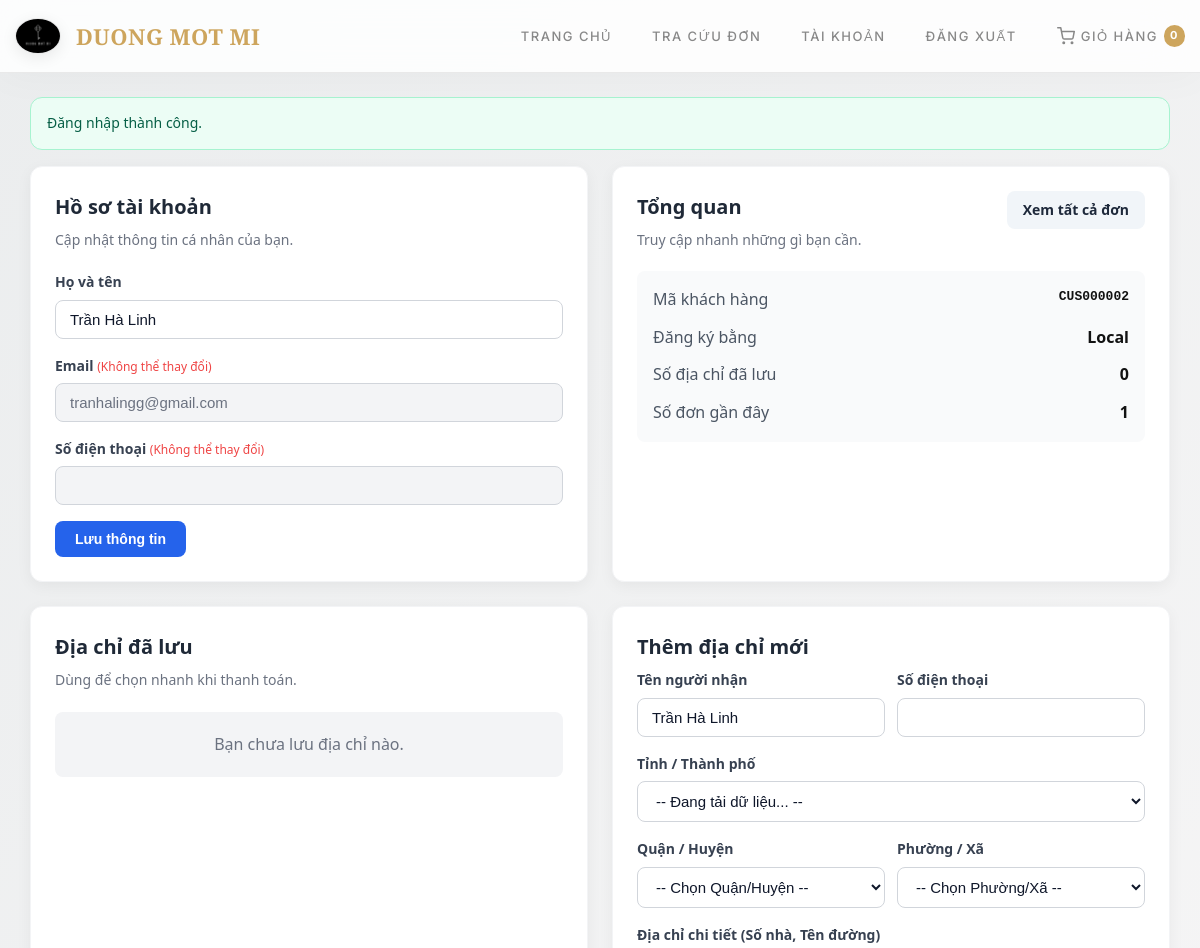
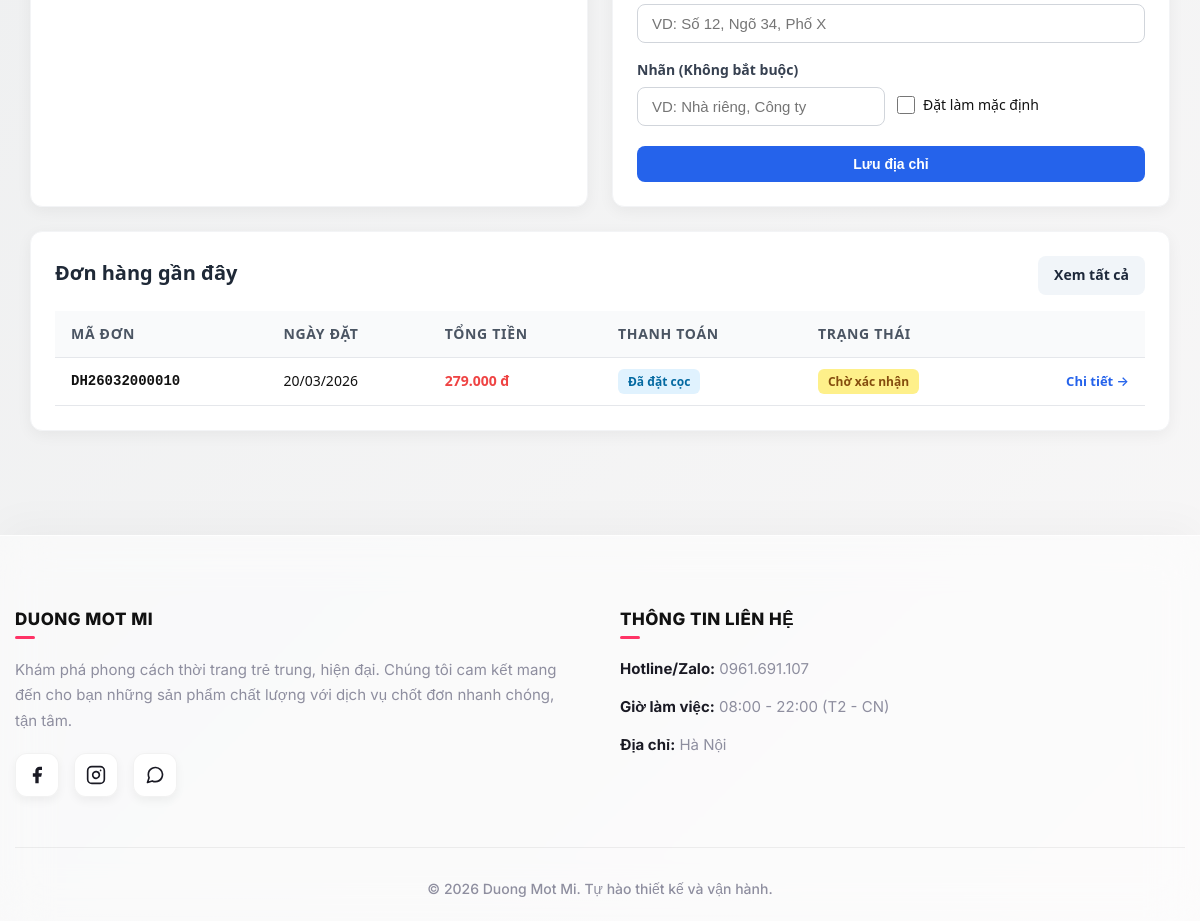
The app's page /customer/account (signed in) with its own data (2 pictures, top to bottom).
### tables this page shows
CREATE TABLE `app_settings` (
  `setting_key` varchar(100) NOT NULL,
  `setting_value` text NOT NULL,
  `updated_at` datetime NOT NULL DEFAULT current_timestamp() ON UPDATE current_timestamp()
);

CREATE TABLE `customers` (
  `id` int(10) UNSIGNED NOT NULL,
  `customer_code` varchar(30) NOT NULL,
  `full_name` varchar(150) NOT NULL,
  `email` varchar(190) DEFAULT NULL,
  `phone` varchar(20) DEFAULT NULL,
  `password_hash` varchar(255) DEFAULT NULL,
  `avatar_url` varchar(500) DEFAULT NULL,
  `birth_date` date DEFAULT NULL,
  `gender` varchar(20) DEFAULT NULL,
  `status` enum('active','locked','disabled') NOT NULL DEFAULT 'active',
  `registered_via` enum('local','google','facebook','admin') NOT NULL DEFAULT 'local',
  `email_verified_at` datetime DEFAULT NULL,
  `phone_verified_at` datetime DEFAULT NULL,
  `last_login_at` datetime DEFAULT NULL,
  `created_at` datetime NOT NULL DEFAULT current_timestamp(),
  `updated_at` datetime NOT NULL DEFAULT current_timestamp() ON UPDATE current_timestamp(),
  `deleted_at` datetime DEFAULT NULL
);

CREATE TABLE `orders` (
  `id` int(10) UNSIGNED NOT NULL,
  `order_code` varchar(30) NOT NULL,
  `customer_id` int(10) UNSIGNED DEFAULT NULL,
  `cart_id` int(10) UNSIGNED DEFAULT NULL,
  `checkout_type` enum('guest','account') NOT NULL,
  `purchase_channel` enum('web','zalo','admin') NOT NULL,
  `note` text DEFAULT NULL,
  `order_source` enum('product','cart','manual') NOT NULL DEFAULT 'product',
  `contact_name` varchar(150) NOT NULL,
  `contact_phone` varchar(20) NOT NULL,
  `contact_email` varchar(190) DEFAULT NULL,
  `customer_note` varchar(500) DEFAULT NULL,
  `internal_note` text DEFAULT NULL,
  `subtotal_amount` decimal(12,2) NOT NULL DEFAULT 0.00,
  `discount_amount` decimal(12,2) NOT NULL DEFAULT 0.00,
  `shipping_fee` decimal(12,2) NOT NULL DEFAULT 0.00,
  `total_amount` decimal(12,2) NOT NULL DEFAULT 0.00,
  `payment_plan` enum('full','deposit_30','zalo_manual') NOT NULL,
  `deposit_rate` decimal(5,2) NOT NULL DEFAULT 0.00,
  `deposit_required_amount` decimal(12,2) NOT NULL DEFAULT 0.00,
  `paid_amount` decimal(12,2) NOT NULL DEFAULT 0.00,
  `remaining_amount` decimal(12,2) NOT NULL DEFAULT 0.00,
  `payment_status` enum('chua_thanh_toan','da_dat_coc','da_thanh_toan','cho_hoan_tien','da_hoan_tien') NOT NULL DEFAULT 'chua_thanh_toan',
  `order_status` enum('cho_xac_nhan','dang_chuan_bi','dang_giao','da_giao','da_huy','tra_hang') NOT NULL DEFAULT 'cho_xac_nhan',
  `guest_access_token` char(64) DEFAULT NULL,
  `request_id` varchar(64) DEFAULT NULL,
  `placed_at` datetime NOT NULL DEFAULT current_timestamp(),
  `confirmed_at` datetime DEFAULT NULL,
  `completed_at` datetime DEFAULT NULL,
  `cancelled_at` datetime DEFAULT NULL,
  `cancel_reason` varchar(255) DEFAULT NULL,
  `created_at` datetime NOT NULL DEFAULT current_timestamp(),
  `updated_at` datetime NOT NULL DEFAULT current_timestamp() ON UPDATE current_timestamp()
);

### customer/account.php (the view, shortened to what the rows shown need)
<?php
require_once __DIR__ . '/../includes/functions.php';
$customer = current_customer();
$pageStylesheets = [BASE_URL . '/assets/shop-upgrade.css'];
$missing = require_upgrade_tables(['customers', 'customer_addresses', 'orders']);
$orders = $missing ? [] : array_slice(get_customer_orders((int)$customer['id']), 0, 5);
require_once __DIR__ . '/../includes/header.php';
?>
<div class="account-shell">
    <div class="grid-2">
        <div class="account-card">
            <h1 class="section-title">Hồ sơ tài khoản</h1>
            <form method="post">
                <div class="form-group">
                    <label class="form-label">Họ và tên</label>
                    <input class="form-control" name="full_name" value="<?= e($customer['full_name'] ?? '') ?>" required>
                </div>
                <div class="form-group">
                    <label class="form-label">Email <span style="color:#ef4444; font-weight:normal; font-size:12px;">(Không thể thay đổi)</span></label>
                    <input type="email" class="form-control" value="<?= e($customer['email'] ?? '') ?>" readonly>
                </div>
            </form>
        </div>
        <div class="account-card">
            <div style="display:flex; justify-content:space-between; align-items:flex-start; margin-bottom: 20px;">
                <div>
                    <h2 class="section-title">Tổng quan</h2>
                </div>
            </div>
            <div style="display:flex; flex-direction:column; gap:12px; background:#f9fafb; padding:16px; border-radius:8px;">
                <div style="display:flex; justify-content:space-between;">
                    <span style="color:#4b5563; font-weight:500;">Mã khách hàng</span>
                    <strong style="font-family:monospace;"><?= e($customer['customer_code'] ?? '—') ?></strong>
                </div>
                <div style="display:flex; justify-content:space-between;">
                    <span style="color:#4b5563; font-weight:500;">Đăng ký bằng</span>
                    <strong style="text-transform:capitalize;"><?= e($customer['registered_via'] ?? 'Website') ?></strong>
                </div>
            </div>
        </div>
    </div>
    <div class="grid-2" style="margin-top: 24px;">
        <div class="account-card">
            <h2 class="section-title">Địa chỉ đã lưu</h2>
        </div>
        <div class="account-card" id="address-form-container">
            <h2 class="section-title" id="address-form-title">Thêm địa chỉ mới</h2>
            <form method="post" id="address-form">
                <div style="display:grid; grid-template-columns: 1fr 1fr; gap: 12px;">
                    <div class="form-group">
                        <label class="form-label">Tên người nhận</label>
                        <input class="form-control" name="receiver_name" value="<?= e($customer['full_name'] ?? '') ?>" required>
                    </div>
                </div>
            </form>
        </div>
    </div>
    <div class="account-card" style="margin-top: 24px;">
        <div style="display:flex; justify-content:space-between; align-items:center;">
            <h2 class="section-title">Đơn hàng gần đây</h2>
        </div>
        <?php if (!$orders): ?>
            <div style="padding: 20px; background: #f3f4f6; text-align: center; border-radius: 8px; color: #6b7280; margin-top: 16px;">Bạn chưa có đơn hàng nào.</div>
        <?php else: ?>
            <div class="table-responsive">
                <table class="data-table">
                    <thead>
                        <tr>
                            <th>Mã đơn</th>
                            <th>Ngày đặt</th>
                            <th class="hide-mobile">Tổng tiền</th>
                            <th>Thanh toán</th>
                            <th>Trạng thái</th>
                            <th></th>
                        </tr>
                    </thead>
                    <tbody>
                        <?php foreach ($orders as $order): ?>
                            <?php
                                $orderStat = ORDER_STATUS_LABELS[$order['order_status']] ?? ['Không rõ', 'info'];
                                $payStat = PAYMENT_STATUS_LABELS[$order['payment_status']] ?? ['Không rõ', 'info'];
                            ?>
                            <tr>
                                <td style="font-family: monospace; font-weight: 600;"><?= e($order['order_code']) ?></td>
                                <td><?= e(date('d/m/Y', strtotime($order['placed_at']))) ?></td>
                                <td class="hide-mobile" style="font-weight: 600; color: #ef4444;"><?= format_price($order['total_amount'] ?? 0) ?></td>
                                <td><span class="badge badge-<?= $payStat[1] ?>"><?= e($payStat[0]) ?></span></td>
                                <td><span class="badge badge-<?= $orderStat[1] ?>"><?= e($orderStat[0]) ?></span></td>
                                <td style="text-align:right;">
                                    <a style="color: #2563eb; font-weight: 600; text-decoration: none; font-size: 13px;" href="<?= route_url('/order.php') ?>?code=<?= urlencode($order['order_code']) ?>">Chi tiết &rarr;</a>
                                </td>
                            </tr>
                        <?php endforeach; ?>
                    </tbody>
                </table>
            </div>
        <?php endif; ?>
    </div>
</div>
<?php require_once __DIR__ . '/../includes/footer.php'; ?>

### includes/header.php (shortened to what the rows shown need)
<?php
require_once __DIR__ . '/functions.php';
$shopName = function_exists('shop_name') ? shop_name() : 'Duong Mot Mi SHOP';
$shopLogo = function_exists('shop_logo_url') ? shop_logo_url() : resolve_media_url('img/logo.jpg');
?>
<!DOCTYPE html>
<html lang="vi">
<head>
    <link rel="stylesheet" href="<?= BASE_URL ?>/assets/style.css">
    <?php if (!empty($pageStylesheets) && is_array($pageStylesheets)): ?>
        <?php foreach ($pageStylesheets as $stylesheet): ?>
    <link rel="stylesheet" href="<?= e($stylesheet) ?>">
        <?php endforeach; ?>
    <?php endif; ?>
</head>
<body>
<header class="site-header">
    <div class="container header-wrap">
        <a class="logo" href="<?= route_url('/index.php') ?>">
            <img
                class="logo-mark-img"
                src="<?= e($shopLogo) ?>"
                alt="<?= e($shopName) ?>"
                width="46"
                height="46"
                loading="eager"
                decoding="async"
            >
            <span><?= e($shopName) ?></span>
        </a>
    </div>
</header>
<main class="container main-content">

### records on screen
app_settings: setting_value (picture)
customers: full_name "Trần Hà Linh", email "tranhalingg@gmail.com", customer_code "CUS000002", registered_via "Local", receiver_name "Trần Hà Linh"
orders: order_code "DH26032000010", placed_at "20/03/2026", total_amount "279.000 đ", payment_status "Đã đặt cọc", order_status "Chờ xác nhận"

### other values on screen
$shopName "DUONG MOT MI"
get_cart_item_count() "0"
$flash['message'] "Đăng nhập thành công."
count($addresses) "0"
count($orders) "1"
$shopTagline "Khám phá phong cách thời trang trẻ trung, hiện đại. Chúng tôi cam kết mang đến cho bạn những sản phẩm chất lượng với dịch vụ chốt đơn nhanh chóng, tận tâm."
$shopPhone "0961.691.107"
$shopHours "08:00 - 22:00 (T2 - CN)"
$shopAddress "Hà Nội"
$shopName "Duong Mot Mi"
